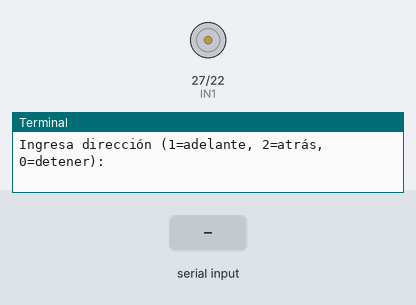
The program below on a simulated Raspberry Pi (BCM pin numbers). Shown: motor-driver pin pairs drawn as motors (green arrow = first pin HIGH = forward, orange = second pin HIGH = backward, longer = more drive, scaled by the enable pin), the last lines printed to the terminal. The inputs (shaded band) are chosen by the test bench.

Above: at 1.2 s.
1.3 s: "1" typed at the terminal, then Enter
At 2.4 s:
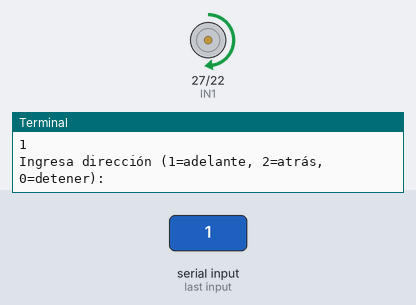
2.8 s: "2" typed at the terminal, then Enter
At 3.5 s:
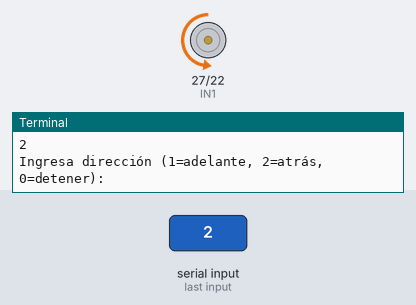
Timing chart, 0 to 5.8 s (numbered marks = the images above; inputs shaded):
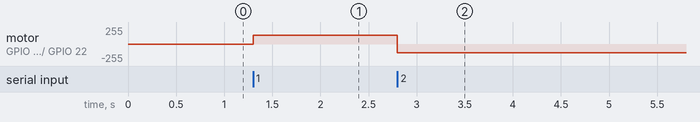

The program:

test.py
```python
from gpiozero import PWMOutputDevice, DigitalOutputDevice
from time import sleep

# Pines conectados a la Raspberry Pi
PWM = PWMOutputDevice(17)      # ENA del L298N - velocidad
IN1 = DigitalOutputDevice(27)  # IN1 del L298N - dirección
IN2 = DigitalOutputDevice(22)  # IN2 del L298N - dirección

def Up():
    IN1.on()
    IN2.off()
    PWM.value = 0.5


def Down():
    IN1.off()
    IN2.on()
    PWM.value = 0.5


def Stop():
    PWM.value = 0.2
    PWM.off()
    IN1.off()
    IN2.off()


try:
      while True:
        opcion = input("Ingresa dirección (1=adelante, 2=atrás, 0=detener): ")

        if opcion == "1":
            PWM.value = 0.2
            Up()
        elif opcion == "2":
            PWM.value = 0.2
            Down()
        elif opcion == "0":
            Stop()
        else:
            print("1, 2 o 0.")

        sleep(0.1)


except KeyboardInterrupt:
    print("\n⛔ Interrumpido por el usuario. Apagando motor.")
    PWM.off()
    IN1.off()
    IN2.off()
```

Measured:
- after the input at 1.3 s, motor on GPIO 27 (IN1) / GPIO 22 (IN2): stopped → forward 128/255 at once
- after the input at 2.8 s, motor on GPIO 27 (IN1) / GPIO 22 (IN2): forward 128/255 → backward 128/255 at once
